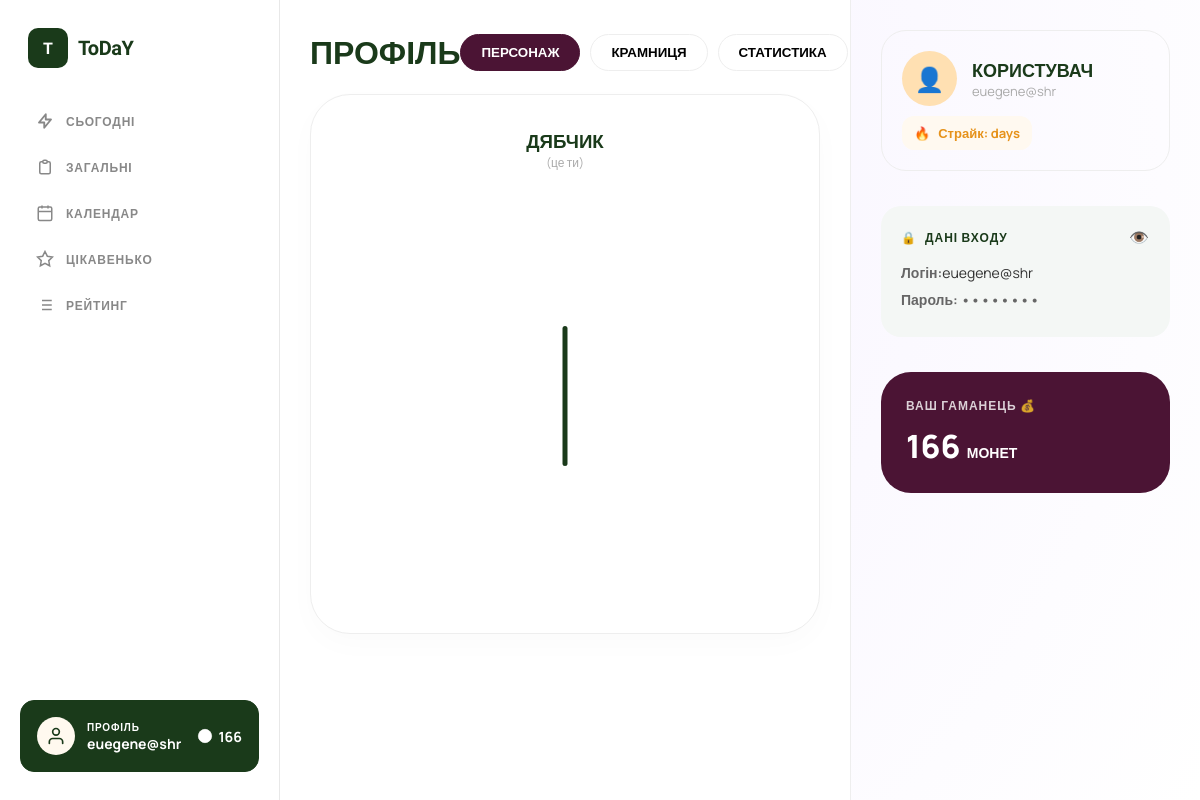
/profile-shop/ (signed in), run on the app's committed database.
### users/models.py (models this page shows)
class User(AbstractUser):
    email = models.EmailField(unique=True)
    total_points = models.IntegerField(default=0)
    coins = models.IntegerField(default=100)  # added this for coin sysytem
    USERNAME_FIELD = "email"
    REQUIRED_FIELDS = ['username']

### profile_app/views.py (the view)
# urls.py: path('', views.profile_view, name='main'),
@login_required
def profile_view(request):
    user = request.user
    user_inventory = UserInventory.objects.filter(user=user)
    owned_slugs = list(user_inventory.values_list('item__slug', flat=True))
    equipped_slugs = list(user_inventory.filter(is_equipped=True).values_list('item__slug', flat=True))
    all_items = Item.objects.all()
    context = {
        'all_items': all_items,
        'owned_slugs': owned_slugs,
        'equipped_slugs': equipped_slugs,
        'user': user, # тут будуть монети: {{ user.coins }}
    }
    return render(request, 'myapp/profile.html', context)

### myapp/templates/myapp/profile.html (shortened to what this page needs)
{% load static %}
<!DOCTYPE html>
<html lang="uk">
<head>
    <link rel="stylesheet" href="{% static 'myapp/css/menu.css' %}">
    <link rel="stylesheet" href="{% static 'myapp/css/style.css' %}">
</head>
<body>
<div class="dashboard">
    <aside class="sidebar">
    <div class="logo">
        <div class="logo-icon">T</div>
        <div class="logo-text">ToDaY</div>
    </div>
    <a href="{% url 'tasks:today_tasks' %}" class="nav-label">
        <svg fill="none" viewBox="0 0 24 24" stroke="currentColor" stroke-width="2.5">
        <path stroke-linecap="round" stroke-linejoin="round" d="M13 10V3L4 14h7v7l9-11h-7z"/>
        </svg>
        СЬОГОДНІ
    </a>
    <a href="{% url 'tasks:task_list' %}" class="nav-label">
        <svg fill="none" viewBox="0 0 24 24" stroke="currentColor" stroke-width="2">
        <path stroke-linecap="round" stroke-linejoin="round" d="M9 5H7a2 2 0 00-2 2v12a2 2 0 002 2h10a2 2 0 002-2V7a2 2 0 00-2-2h-2M9 5a2 2 0 002 2h2a2 2 0 002-2M9 5a2 2 0 012-2h2a2 2 0 012 2"/>
        </svg>
        ЗАГАЛЬНІ
    </a>
    <a href="{% url 'myapp:calendar' %}" class="nav-label" style="text-decoration:none;">
        <svg fill="none" viewBox="0 0 24 24" stroke="currentColor" stroke-width="2">
        <rect x="3" y="4" width="18" height="18" rx="2" ry="2"/>
        <line x1="16" y1="2" x2="16" y2="6"/><line x1="8" y1="2" x2="8" y2="6"/>
        <line x1="3" y1="10" x2="21" y2="10"/>
        </svg>
        КАЛЕНДАР
    </a>
    <a href="{% url 'myapp:interesting' %}" class="nav-label">
        <svg fill="none" viewBox="0 0 24 24" stroke="currentColor" stroke-width="2">
        <polygon points="12 2 15.09 8.26 22 9.27 17 14.14 18.18 21.02 12 17.77 5.82 21.02 7 14.14 2 9.27 8.91 8.26 12 2"/>
        </svg>
        ЦІКАВЕНЬКО
    </a>
    <a href="{% url 'rating:my_rating' %}" class="nav-label">
    <svg fill="none" viewBox="0 0 24 24" stroke="currentColor" stroke-width="2">
        <path d="M8 6h13M8 12h13M8 18h13M3 6h.01M3 12h.01M3 18h.01"/>
    </svg>
    РЕЙТИНГ
    </a>
    <div class="sidebar-spacer"></div>
    <a href="{% url 'myapp:profile' %}" class="profile-card chosen" style="text-decoration: none; color: inherit; display: flex;">
        <div class="profile-avatar">
        <svg width="20" height="20" fill="none" viewBox="0 0 24 24" color="white" stroke-width="2">
            <path stroke-linecap="round" stroke-linejoin="round" d="M20 21v-2a4 4 0 00-4-4H8a4 4 0 00-4 4v2"/>
            <circle cx="12" cy="7" r="4"/>
        </svg>
        </div>
        <div class="profile-info">
        <div class="profile-label">Профіль</div>
        <div class="profile-name">{{ request.user.username }}</div>
        </div>
        <div class="coins">
        <svg width="16" height="16" fill="currentColor" viewBox="0 0 24 24" class="coin-icon">
            <circle cx="12" cy="12" r="10"/>
        </svg>
        {{ request.user.coins|default:0 }}
        </div>
    </a>
    </aside>
    <main class="main-content">
        <div class="profile-header">
            <h1>Профіль</h1>
            <div class="tabs-menuigation" style="display: flex; gap: 10px;">
                <button id="btn-person" onclick="showTab('person')" class="tab-btn active">ПЕРСОНАЖ</button>
                <button id="btn-shop" onclick="showTab('shop')" class="tab-btn">КРАМНИЦЯ</button>
                <button id="btn-stats" onclick="showTab('stats')" class="tab-btn">СТАТИСТИКА</button>
            </div>
        </div>
        <div id="tab-person" class="tab-content">
            <div class="character-card">
                <h3 style="margin: 0; color: var(--green-dark);">ДЯБЧИК</h3>
                <p style="font-size: 12px; color: #aaa; margin-bottom: 30px;">(це ти)</p>
                <div class="dyabchyk-container">
                    <div class="d-part d-body">
                    </div>
                </div>
            </div>
        </div>
    </main>
    <aside class="right-panel">
    <div class="user-info-section">
        <div class="info-card">
            <div style="display: flex; align-items: center; gap: 15px;">
                <div style="width: 55px; height: 55px; background: #ffe0b2; border-radius: 50%; display: flex; align-items: center; justify-content: center; font-size: 24px;">👤</div>
                <div>
                    <div style="font-weight: 900; color: var(--green-dark); font-size: 18px;">КОРИСТУВАЧ</div>
                    <div style="font-size: 13px; color: #aaa;">{{ user.username }}</div>
                </div>
            </div>
            <div class="strike-badge">
                <span>🔥</span>
                <span>Страйк: {{ user.streak }} days</span>
            </div>
        </div>
        <div class="login-data-card">
            <div class="login-header">
                <div style="display: flex; align-items: center; gap: 8px;">
                    <span>🔒</span> ДАНІ ВХОДУ
                </div>
                <div id="toggle-password" onclick="togglePasswordVisibility()" style="cursor: pointer; font-size: 16px;">👁️</div>
            </div>
            <div class="login-field"><span>Логін:</span>{{ user.email }}</div>
            <div class="login-field"><span>Пароль:</span> <span id="password-text">••••••••</span></div>
        </div>
        <div class="wallet-card-new">
            <div class="wallet-title">ВАШ ГАМАНЕЦЬ 💰</div>
            <div class="wallet-amount">
                <span id="coin-count-display">{{ user.coins }}</span> <span style="font-size: 14px;">МОНЕТ</span>
            </div>
        </div>
    </div>
</aside>
</div>
</body>
</html>

### myapp/static/myapp/css/menu.css (style rules this page uses)
:root { --green-dark: #1a3a1a; --green-mid: #2d5a2d; --green-accent: #3d7a3d; --orange: #f07c00; --orange-light: #ff9a1f; --purple: #6b0f4e; --bg: #f4f6f4; --card-bg: #ffffff; --text-dark: #1a1a1a; --text-muted: #888; --border: #e8e8e8; }
* { margin: 0; padding: 0; box-sizing: border-box; }
body { font-family: 'Manrope', sans-serif; background: var(--bg); display: flex; height: 100vh; overflow: hidden; color: var(--text-dark); }
.sidebar { width: 280px; flex-shrink: 0; background: hsl(0, 0%, 100%); border-right: 1px solid var(--border); display: flex; flex-direction: column; padding: 28px 20px; gap: 4px; position: sticky; top: 0; height: 100vh; }
.logo { display: flex; align-items: center; gap: 10px; padding: 0 8px; margin-bottom: 28px; }
.logo-icon { width: 40px; height: 40px; background: var(--green-dark); border-radius: 10px; display: flex; align-items: center; justify-content: center; color: white; font-family: 'Unbounded', sans-serif; font-weight: 900; font-size: 16px; }
.logo-text { font-family: 'Unbounded', sans-serif; font-weight: 700; font-size: 20px; color: var(--green-dark); letter-spacing: -0.5px; }
.nav-label { text-decoration: none; display: flex; align-items: center; gap: 12px; padding: 12px 16px; border-radius: 14px; cursor: pointer; color: #888; font-size: 12px; font-weight: 700; letter-spacing: 0.8px; text-transform: uppercase; transition: all 0.2s; position: relative; user-select: none; }
.sidebar .chosen { background: var(--green-dark); color: white; border-radius: 14px; position: relative; transition: background 0.2s, color 0.2s; }
.sidebar .chosen svg { stroke: white; }
.nav-label svg { width: 18px; height: 18px; flex-shrink: 0; }
.sidebar-spacer { flex: 1; }
.profile-card { background: white; border-radius: 16px; padding: 16px; display: flex; align-items: center; gap: 12px; border: 1px solid var(--border); }
.profile-avatar { width: 38px; height: 38px; border-radius: 50%; background: #fff9ef; display: flex; align-items: center; justify-content: center; color: var(--orange); flex-shrink: 0; }
.profile-info { flex: 1; }
.profile-label { font-size: 10px; letter-spacing: 0.8px; text-transform: uppercase; color: var(--text-muted); font-weight: 700; }
.profile-name { font-size: 14px; font-weight: 700; color: var(--text-dark); }
.coin-icon { color: var(--orange); }
.sidebar .profile-card.chosen { background: var(--green-dark); color: white; border-color: var(--green-dark); transition: background 0.2s, color 0.2s, border-color 0.2s; }
.sidebar .profile-card.chosen .profile-name, .sidebar .profile-card.chosen .profile-label { color: white; }
.sidebar .profile-card.chosen .coins { color: white; }
.sidebar .profile-card.chosen .profile-avatar svg { stroke: var(--green-dark); }
.coins { display: flex; align-items: center; gap: 5px; font-weight: 700; font-size: 14px; color: var(--text-dark); }
.coins svg { color: white; }

### myapp/templates/myapp/profile.html (style rules this page uses)
body { background: radial-gradient( circle at 20% 20%, #f3e8ff 0%, #f9f6ff 40%, #ffffff 100% ); }

### data on the page
User: user.username "euegene@shr", user.coins "166", username "euegene@shr", email "euegene@shr", coins "166"
